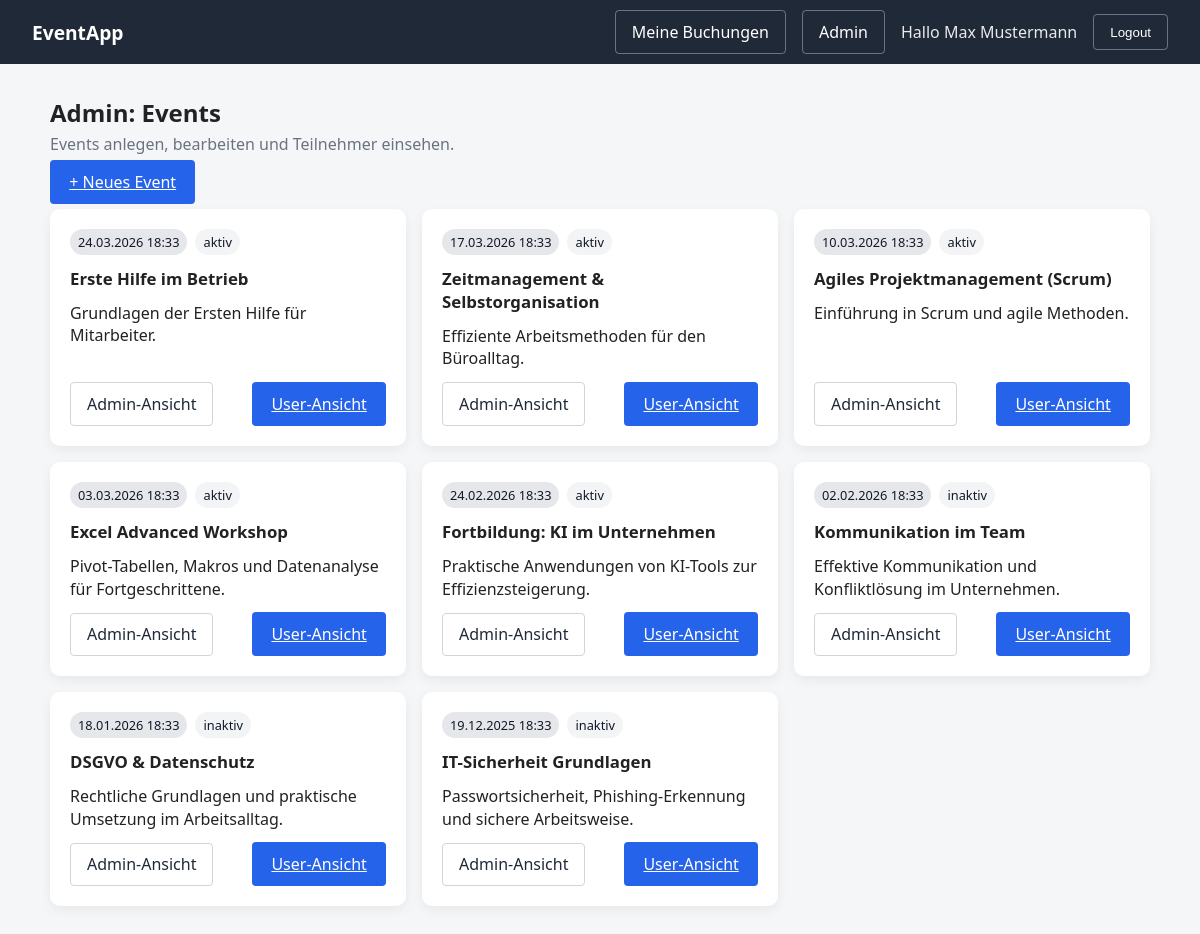
Page /admin/events (signed in) on the earlier database version.
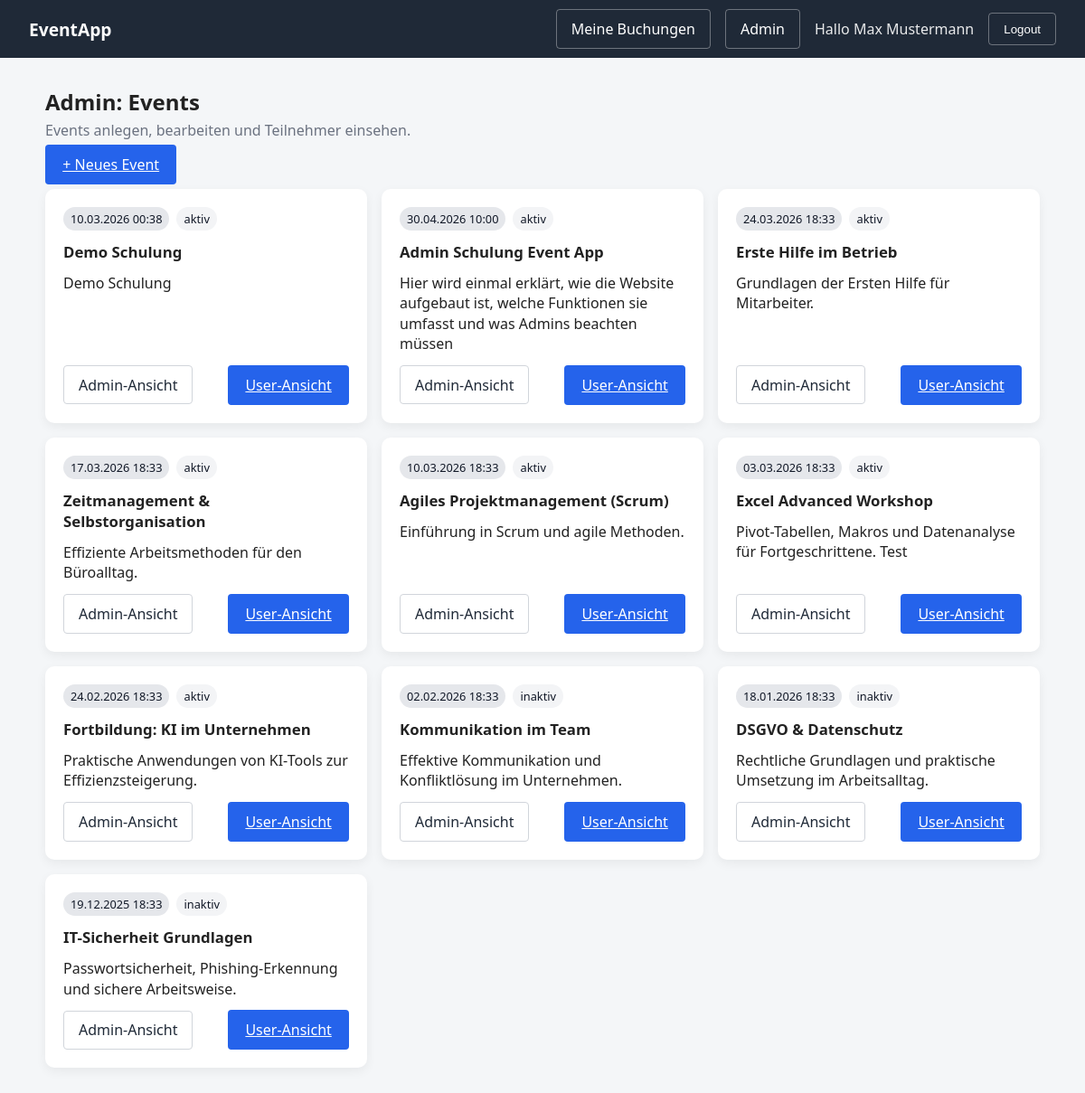
Same page on the later database version.
### app/models.py (models this page shows)
class Event(Base):
    __tablename__ = "events"
    id = Column(Integer, primary_key=True)
    title = Column(String, nullable=False)
    description = Column(String)
    starts_at = Column(DateTime)
    ends_at = Column(DateTime)
    location = Column(String)
    max_participants = Column(Integer, default=0)
    is_active = Column(Boolean, default=True)
    created_at = Column(DateTime, default=datetime.utcnow)
    bookings = relationship("Booking", back_populates="event")

### app/routers/web/admin.py (the view)
@router.get("/events", response_class=HTMLResponse)
def admin_events(
    request: Request,
    db: Session = Depends(get_db),
    user = Depends(require_admin),
):
    events = admin_event_service.list_events(db)
    return templates.TemplateResponse(
        "admin_events.html",
        {"request": request, "events": events, "user": user},
    )

### templates/admin_events.html (shortened to what this page needs)
{% extends "base.html" %}
{% block content %}
<div class="container-wide">
    <section class="page-header">
    <h1>Admin: Events</h1>
    <p class="muted">Events anlegen, bearbeiten und Teilnehmer einsehen.</p>
    </section>
    <div class="page-footer" style="margin-top: 0; margin-bottom: 1rem;">
    <a class="btn-primary btn-small" href="/admin/events/new">+ Neues Event</a>
    </div>
    {% if events %}
    <div class="card-grid">
        {% for e in events %}
        <article class="event-card">
            <div class="event-meta">
            {% if e.starts_at %}
                <div class="pill">{{ e.starts_at.strftime("%d.%m.%Y %H:%M") }}</div>
            {% else %}
                <div class="pill">Termin folgt</div>
            {% endif %}
            {% if e.is_active %}
                <div class="pill pill-light">aktiv</div>
            {% else %}
                <div class="pill pill-light">inaktiv</div>
            {% endif %}
            </div>
            <h2 class="event-title">{{ e.title }}</h2>
            <p class="event-desc">{{ e.description or "Keine Beschreibung vorhanden." }}</p>
            <div class="event-actions">
            <a class="btn-link" href="/admin/events/{{ e.id }}">Admin-Ansicht</a>
            <a class="btn-primary btn-small" href="/events/{{ e.id }}">User-Ansicht</a>
            </div>
        </article>
        {% endfor %}
    </div>
    {% else %}
    <section class="card">
        <p class="muted">Noch keine Events vorhanden.</p>
    </section>
</div>
{% endif %}
{% endblock %}

Differences in the rows shown:
added Event: starts_at "10.03.2026 00:38", is_active "aktiv", title "Demo Schulung", description "Demo Schulung"
added Event: starts_at "30.04.2026 10:00", is_active "aktiv", title "Admin Schulung Event App", description "Hier wird einmal erklärt, wie die Website aufgebaut ist, welche Funktionen sie umfasst und was Admins beachten müssen"
changed Event "Excel Advanced Workshop": description "Pivot-Tabellen, Makros und Datenanalyse für Fortgeschrittene." → "Pivot-Tabellen, Makros und Datenanalyse für Fortgeschrittene. Test"
